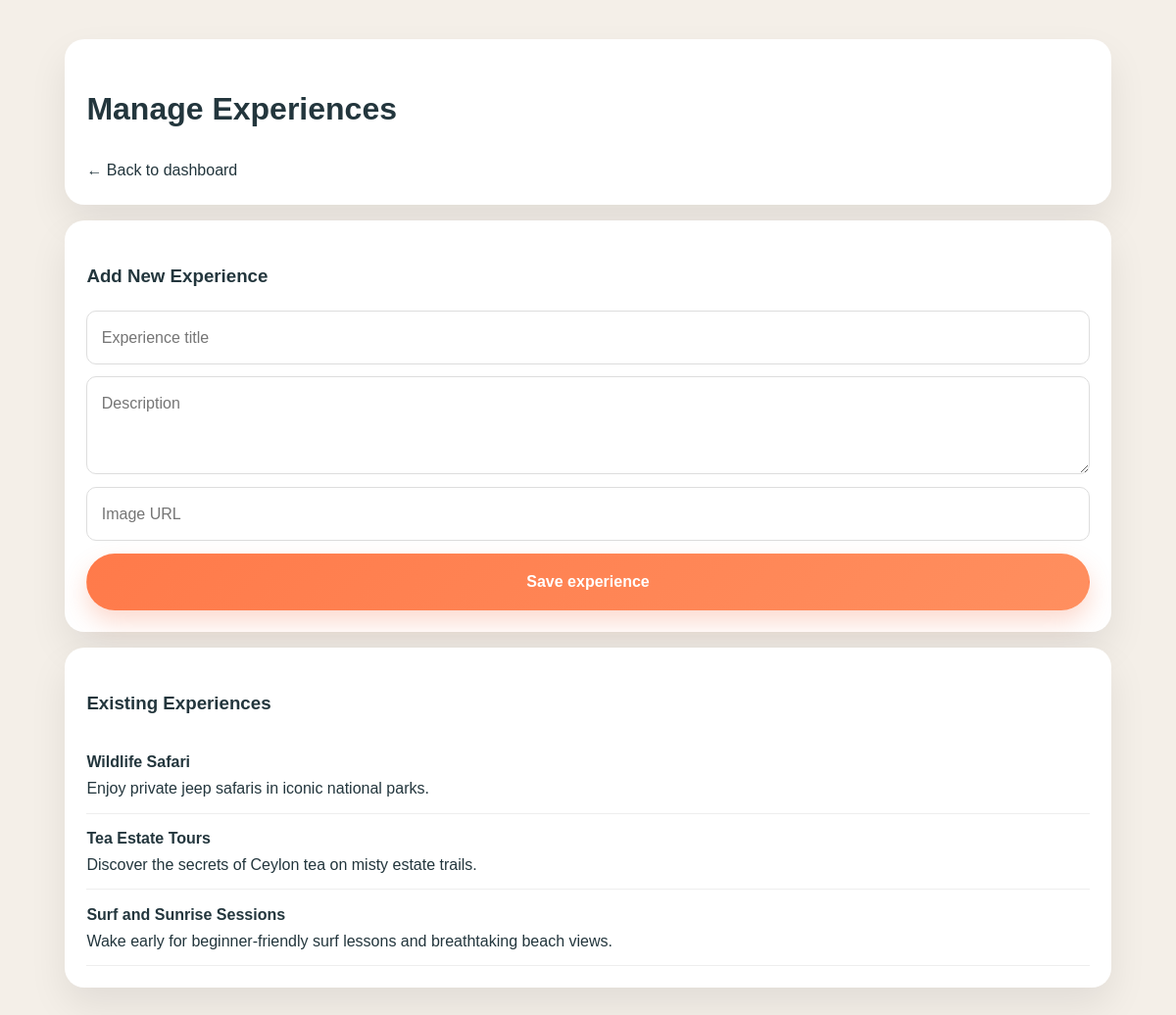
The page /admin/manage_experiences.php (signed in) on the database its author committed.
### tables this page shows
CREATE TABLE IF NOT EXISTS experiences (
  id INT AUTO_INCREMENT PRIMARY KEY,
  title VARCHAR(150) NOT NULL,
  description TEXT NOT NULL,
  image_url TEXT NOT NULL,
  created_at TIMESTAMP DEFAULT CURRENT_TIMESTAMP
);

### admin/manage_experiences.php (the view, shortened to what this page needs)
<?php
require '../config/database.php';
$stmt = $conn->prepare('SELECT * FROM experiences ORDER BY id DESC');
$stmt->execute();
$result = $stmt->get_result();
?>
<!DOCTYPE html>
<html lang="en">
<head>
    <link rel="stylesheet" href="../assets/styles.css" />
</head>
<body>
    <div class="admin-wrap">
        <div class="panel"><h1>Manage Experiences</h1><a href="dashboard.php">← Back to dashboard</a></div>
        <div class="panel">
            <h3>Add New Experience</h3>
            <form method="post">
                <input type="text" name="title" placeholder="Experience title" required />
                <textarea name="description" placeholder="Description" required></textarea>
                <input type="text" name="image_url" placeholder="Image URL" required />
                <button class="btn btn-primary" type="submit">Save experience</button>
            </form>
        </div>
        <div class="panel">
            <h3>Existing Experiences</h3>
            <?php while ($row = $result->fetch_assoc()) { ?>
                <div style="padding: 0.7rem 0; border-bottom: 1px solid #eee;"><strong><?php echo htmlspecialchars($row['title']); ?></strong><br /><?php echo htmlspecialchars($row['description']); ?></div>
            <?php } ?>
        </div>
    </div>
</body>
</html>

### assets/styles.css (style rules this page uses)
:root { --primary: #1f5d4b; --primary-dark: #144134; --accent: #ff7a4a; --accent-soft: #ffe1cc; --gold: #f2b44f; --text: #23363d; --muted: #64707d; --surface: #f7f1e8; --border: rgba(31, 93, 75, 0.14); --shadow: 0 18px 45px rgba(31, 93, 75, 0.12); --radius: 24px; }
* { box-sizing: border-box; }
html { scroll-behavior: smooth; }
body { margin: 0; font-family: 'Inter', sans-serif; color: var(--text); background: #fdfcf9; line-height: 1.7; }
a { color: inherit; text-decoration: none; }
button, input, select, textarea { font: inherit; }
.btn { display: inline-flex; align-items: center; justify-content: center; gap: 0.4rem; padding: 0.9rem 1.4rem; border-radius: 999px; font-weight: 700; border: 1px solid transparent; transition: transform 0.2s ease, box-shadow 0.2s ease, background 0.2s ease; }
.btn-primary { background: linear-gradient(135deg, var(--accent), #ff8f5f); color: white; box-shadow: 0 12px 24px rgba(242, 107, 65, 0.25); }

### admin/manage_experiences.php (style rules this page uses)
body { background: #f4efe8; font-family: Arial, sans-serif; }
.admin-wrap { max-width: 1100px; margin: 40px auto; padding: 0 1rem 2rem; }
.panel { background: white; padding: 1.4rem; border-radius: 20px; box-shadow: 0 18px 38px rgba(0,0,0,0.08); margin-bottom: 1rem; }
form { display: grid; gap: 0.8rem; }
input, textarea { padding: 0.8rem 0.9rem; border: 1px solid #ddd; border-radius: 10px; }
textarea { min-height: 100px; }

### rows shown on the page
experiences: title "Wildlife Safari", description "Enjoy private jeep safaris in iconic national parks."
experiences: title "Tea Estate Tours", description "Discover the secrets of Ceylon tea on misty estate trails."
experiences: title "Surf and Sunrise Sessions", description "Wake early for beginner-friendly surf lessons and breathtaking beach views."
